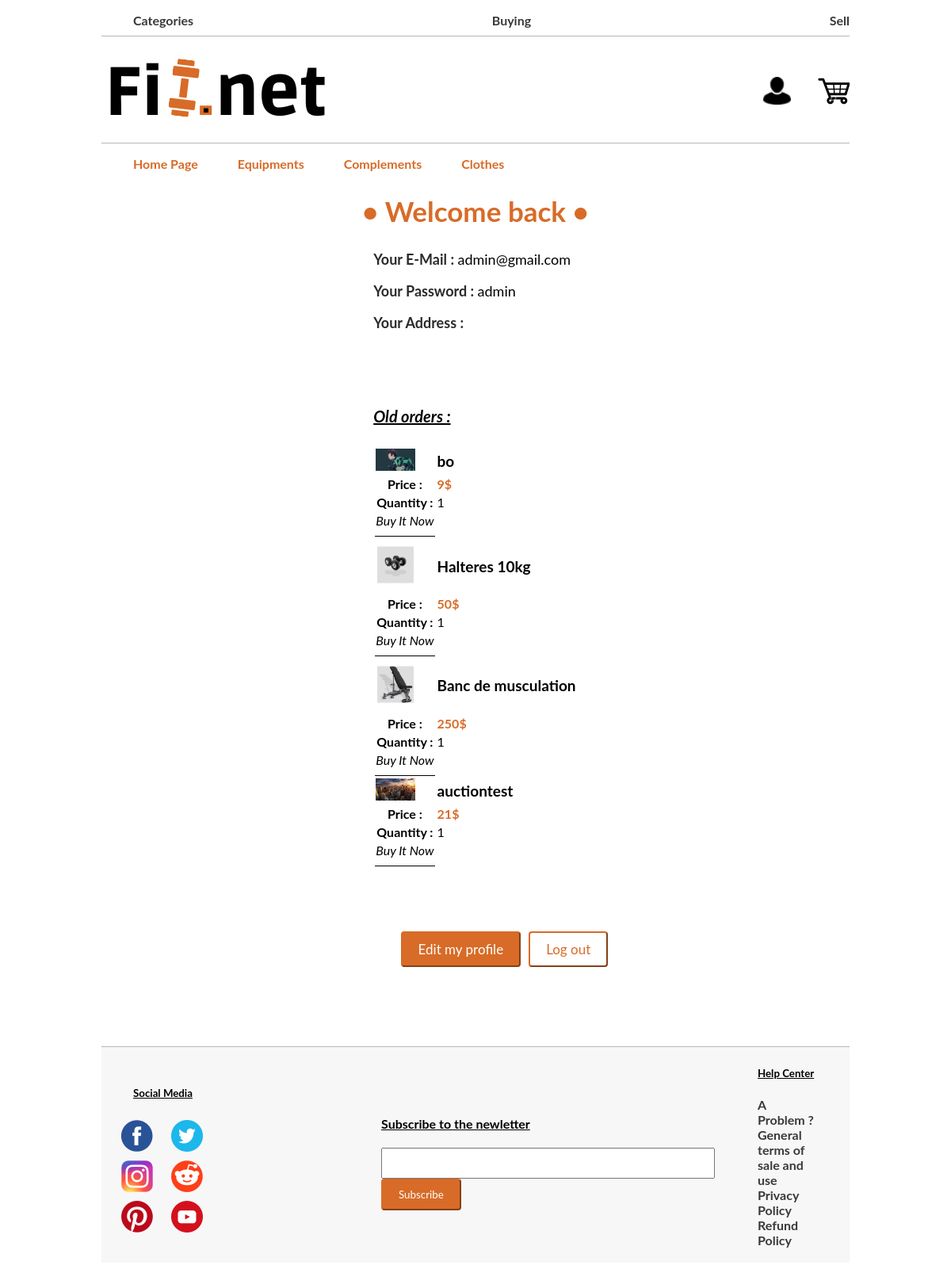
The page /PHP/buyerProfile.php (signed in) on the database its author committed.
### tables this page shows
CREATE TABLE IF NOT EXISTS `items` (
  `id` int(11) NOT NULL AUTO_INCREMENT,
  `name` text NOT NULL,
  `description` text NOT NULL,
  `price` int(11) NOT NULL,
  `category` text NOT NULL,
  `photo1` text NOT NULL,
  `photo2` text NOT NULL,
  `photo3` text NOT NULL,
  `video` text NOT NULL,
  `quantity` int(11) NOT NULL,
  `type_of_selling` text NOT NULL,
  `id_seller` int(11) NOT NULL,
  PRIMARY KEY (`id`)
);

CREATE TABLE IF NOT EXISTS `buyitnow` (
  `id_buyitnow` int(11) NOT NULL AUTO_INCREMENT,
  `id_seller` int(11) NOT NULL,
  `id_buyer` int(11) NOT NULL,
  `price` int(11) NOT NULL,
  `status` text NOT NULL,
  `id_item` int(11) NOT NULL,
  `quantity` int(11) NOT NULL,
  PRIMARY KEY (`id_buyitnow`)
);

### PHP/buyerProfile.php (the view, shortened to what this page needs)
<!DOCTYPE html>
<html>
<head>
</head>
<body>
    <?php include 'header.php'?>
    <?php
        $mysqli = new mysqli('127.0.0.1','root', '', 'fitnet', NULL) or die("Connect failed");
        $idbuyer = $_SESSION['id'];
        $allInfos = array();
        $result1 = $mysqli->query("SELECT * FROM buyitnow WHERE status = 'payed' AND id_buyer='$idbuyer'");
        if($result1->num_rows != 0){
            while($row = $result1->fetch_assoc()) {
                $info=array($row["id_buyitnow"],$row["id_seller"],$row["id_buyer"],$row["price"],$row["status"],$row["id_item"],$row["quantity"]);
                $allInfos[]=$info;
            }
        }
        $nbItems = count($allInfos);
        $allItems = array();
        for($i=0;$i<$nbItems;$i++){
            $currentId = $allInfos[$i][5];
            $result2 = $mysqli->query("SELECT * FROM `items` WHERE `id`='$currentId'");
            if($result2->num_rows != 0){
                while($row = $result2->fetch_assoc()) {
                    $item=array($row["id"],$row["name"],$row["photo1"],$row["price"],$row["description"],$row["quantity"],$row["type_of_selling"]);
                }
            }
            $allItems[]=$item;
        }
    ?>
    <div class="bloc_information_of">
        <h2 class="main_title" align="center">• Welcome back  <span style="text-transform: uppercase;"><?php echo $_SESSION['lname'] ?></span><?php echo " ".$_SESSION['fname']; ?> •</h2>
        <div class="main_aspect_of_profile_bloc1">
            <p class="list_of_informations" id="mail_information_buyer"><span class="lis_of_information_title">Your E-Mail : </span><?php echo $_SESSION['email']; ?></p>
            <p class="list_of_informations" id="password_information_buyer"><span class="lis_of_information_title">Your Password : </span><?php echo $_SESSION['password']; ?></p>
            <p class="list_of_informations" id="adress_information_buyer"><span class="lis_of_information_title">Your Address : </span><?php echo $_SESSION['address']; ?></p>
        </div>
    </div>
    <div class="main_aspect_of_profile_bloc1">
    <?php
        if($nbItems>0){
            echo "<h2 class='list_of_informations' style='font-size : 20px;'><em><u>Old orders :</u></em> </h2>";
            echo "<div  class='one_table_of_items'><table  class='table_of_differnets_items' border=1>";
            for($j=0;$j<$nbItems;$j++){
                $idItem = $allItems[$j][0];
                $result3 = $mysqli->query("SELECT quantity FROM `buyitnow` WHERE `id_item`='$idItem'");
                while($row = $result3->fetch_assoc()){
                    $quantitywanted = $row["quantity"];
                }
                $pricetopay = $quantitywanted*$allItems[$j][3];
                $image = "../itemImages/".$allItems[$j][2];
                echo "<tr><td style='border : none;'><img src='$image' width=50></td><td class='raw_table_items_list' id='title_item'>".$allItems[$j][1]."</td></tr><tr><td class='raw_table_items_list'  id='price_item'>Price :</td> <td class='raw_table_items_list'><span style='color :#D86B27; font-weight : bold;'>".$pricetopay."$</span></td></tr><tr><td class='raw_table_items_list'  id='quantity_item'>Quantity : </td><td class='raw_table_items_list'>".$quantitywanted."</td></tr><tr><td class='raw_table_items_list' id='last_tr_of_table_item2'><em>Buy It Now</em></td></tr>";
            }
            echo "</table></div>";
        }
    ?>
    </div>
    <div class="main_aspect_of_profile_bloc1" id="bloc_button_buyer_profil">
      <div class="button_list_buyer_profil">
          <a class="link_for_buttons_buyer_profil" href="editBuyer.php"><button class="button_of_informations" id="edit_information_buyer">Edit my profile</button></a>
      </div>
      <div  class="button_list_buyer_profil">
          <a class="link_for_buttons_buyer_profil" href="logout.php"><button class="button_of_informations" id="logout_information_buyer">Log out</button></a>
      </div>
    </div>
    <?php include 'footer.php'?>
</body>
</html>

### CSS/header.css (style rules this page uses)
body { font-family: lato; padding-right: 10%; padding-left: 10%; }

### CSS/profileCSS.php (style rules this page uses)
.one_table_of_items { padding-bottom : 20px; }
.main_aspect_of_profile_bloc1 { margin : 0 auto; padding-right: 30%; padding-left: 30%; padding-bottom : 60px; }
.main_title { color : #D86B27; font-size: 35px; }
.list_of_informations { font-size : 18px; padding-left : 60px; }
.lis_of_information_title { font-weight : bold; color : #2B2B2B; }
.one_table_of_items { padding-left : 60px; display : flex; flex-wrap : wrap; justify-content : flex-start; padding-top : 10px; }
.table_of_differnets_items { border : none; }
.raw_table_items_list { border: none; overflow: hidden; }
#price_item, #quantity_item, last_tr_of_table_item2 { text-align : center; font-weight : bold; }
#title_item { font-weight : bold; font-size : 19px; }
#last_tr_of_table_item2 { border-bottom : 1px solid black; padding-bottom : 10px; }
#bloc_button_buyer_profil { display : flex; padding-right : 70px; padding-left : 40%; }
.button_list_buyer_profil { padding-right : 10px; padding-bottom : 40px; }
.button_of_informations { text-align : center; font-size : 17px; }
.link_for_buttons_buyer_profil { text-decoration : none; }
#edit_information_buyer { padding: 10px 20px 10px 20px; font-family: lato; text-align: center; border-radius: 4px; color : white; border-color: #D86B27; background-color: #D86B27; }
#logout_information_buyer { padding: 10px 20px 10px 20px; font-family: lato; text-align: center; border-radius: 4px; color : #D86B27; border-color: #D86B27; background-color: white; }

### rows shown on the page
items: photo1 (picture), name "bo", price.quantity "9", buyitnow.quantity "1"
items: photo1 (picture), name "Halteres 10kg", price.quantity "50", buyitnow.quantity "1"
items: photo1 (picture), name "Banc de musculation", price.quantity "250", buyitnow.quantity "1"
items: photo1 (picture), name "auctiontest", price.quantity "21", buyitnow.quantity "1"

### other values the page prints
$_SESSION['email'] "admin@gmail.com"
$_SESSION['password'] "admin"
